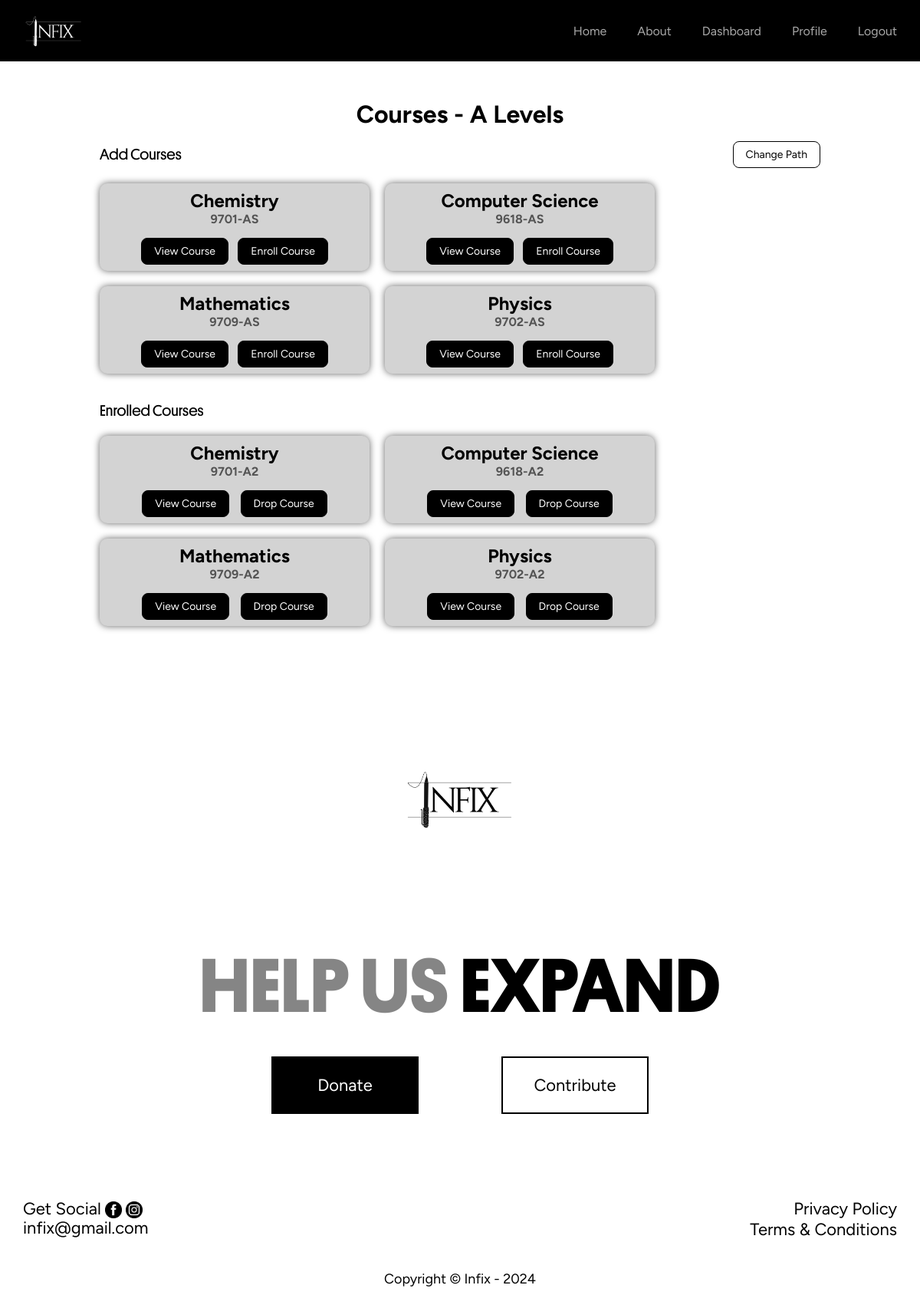
The page /courses (signed in) on the database its author committed.
### tables this page shows
CREATE TABLE paths (
    id INTEGER PRIMARY KEY AUTOINCREMENT,
    name TEXT NOT NULL UNIQUE
);

CREATE TABLE courses (
    id INTEGER PRIMARY KEY AUTOINCREMENT,
    path_id INTEGER NOT NULL,
    name TEXT NOT NULL,
    course_code INTEGER NOT NULL UNIQUE,
    FOREIGN KEY (path_id) REFERENCES paths(id) ON DELETE CASCADE
);

### app.py (the view)
@app.route('/courses')
@login_required
def courses():
    user_id = session['user_id']
    result = db.execute("""
        SELECT paths.name AS user_path
        FROM paths
        JOIN user_paths ON paths.id = user_paths.path_id
        WHERE user_paths.user_id = ?
    """, user_id)
    if result:
        path = result[0]["user_path"]
    else:
        flash("Please select a path to view courses")
        return redirect("/selectpath")
    user_path_id = db.execute("SELECT path_id FROM user_paths WHERE user_id = ?", user_id)[0]["path_id"]
    enrolled_courses = db.execute("""
        SELECT courses.name, courses.course_code
        FROM courses
        JOIN user_courses ON courses.id = user_courses.course_id
        WHERE user_courses.user_id = ?
    """, user_id)
    enrolled = len(enrolled_courses) > 0
    other_courses = db.execute("""
        SELECT courses.name, courses.course_code
        FROM courses
        WHERE courses.id NOT IN (
            SELECT user_courses.course_id
            FROM user_courses
            WHERE user_courses.user_id = ?
        ) AND courses.path_id = ?
    """, user_id, user_path_id)
    to_add = len(other_courses) > 0
    return render_template('courses.html', enrolled_courses=enrolled_courses, other_courses=other_courses, path=path, enrolled = enrolled, to_add = to_add)

### app.py (called while the page is built)
@app.after_request
def after_request(response):
    response.headers["Cache-Control"] = "no-cache, no-store, must-revalidate"
    response.headers["Expires"] = "0"
    response.headers["Pragma"] = "no-cache"
    return response

### helpers.py (called while the page is built)
def login_required(f):
    @wraps(f)
    def decorated_function(*args, **kwargs):
        if session.get("user_id") is None:
            return redirect("/login")
        return f(*args, **kwargs)
    return decorated_function

### templates/courses.html (shortened to what this page needs)
{% extends 'base.html' %}
{% block styles %}
<link rel="stylesheet" href="{{ url_for('static', filename='css/courses.css') }}">
<link href="https://cdn.jsdelivr.net/npm/remixicon@4.3.0/fonts/remixicon.css" rel="stylesheet"/>
{% endblock %}
{% block HomeActive %}inactive{% endblock %}
{% block content %}
<div id="courses-container">
    <div class="header">
        <h1>Courses - <span class="path-name">{{ path }}</span></h1>
    </div>
    <div class="courses">
        {% if enrolled %}
        <div class="enrolled-courses">
            {% if to_add %}
                <div class="head">Enrolled Courses</div>
            {% else %}
                <div class="add-change">
                    <div class="head">Enrolled Courses</div>
                    <div class="change-path"><a href="/changepath"><button class="change">Change Path</button></a></div>
                </div>
            {% endif %}
            <div class="cards-container">
            {% for course in enrolled_courses %}
            <div class="course-card">
                <h3>{{ course.name }} <br> <div class="course-code">{{ course.course_code }}</div></h3>
                <div class="buttons">
                    <a href="/course/{{ course.course_code | replace(' ', '-') }}">
                        <button class="resume">View Course</button>
                    </a>
                    <a href="/dropcourse/{{ course.course_code | replace(' ', '-') }}">
                        <button class="drop">Drop Course</button>
                    </a>
                </div>
            </div>
            {% endfor %}
            </div>
        </div>
        {% endif %}
        {% if to_add %}
        <div class="add-courses">
            <div class="add-change">
                <div class="head">Add Courses</div>
                <div class="change-path"><a href="/changepath"><button class="change">Change Path</button></a></div>
            </div>
            <div class="cards-container">
            {% for course in other_courses %}
            <div class="course-card">
                <h3>{{ course.name }} <br> <div class="course-code">{{ course.course_code }}</div></h3>
                <div class="buttons">
                    <a href="/course/{{ course.course_code | replace(' ', '-') }}">
                        <button class="view">View Course</button>
                    </a>
                    <a href="/enrollcourse/{{ course.course_code | replace(' ', '-') }}">
                        <button class="enroll">Enroll Course</button>
                    </a>
                </div>
            </div>
            {% endfor %}
            </div>
        </div>
        {% endif %}
    </div>
</div>
{% endblock %}

### templates/base.html (shortened to what this page needs)
<html lang="en">
<head>
  <link rel="stylesheet" href="{{ url_for('static', filename='css/styles.css') }}">
  <link href="https://cdn.jsdelivr.net/npm/remixicon@4.3.0/fonts/remixicon.css" rel="stylesheet"/>
  {% block styles %}{% endblock %}
</head>
<body>
  <div id="navbar">
    <div class="navbar-content">
      <a href="#" class="logo"><img src="../static/images/White text, no bg.png" alt="Infix Logo" class="infix-logo-nav"></a>
      <div class="nav">
        <ul class="nav-list">
          <li class="nav-item"><a href="/" class="nav-link" id="{% block HomeActive %}active{% endblock %}">Home</a></li>
          <li class="nav-item"><a href="#" class="nav-link" id="{% block AboutActive %}inactive{% endblock %}">About</a></li>
          {% if session.get('user_id') %}
          <li class="nav-item"><a href="/dashboard" class="nav-link" id="{% block DashboardActive %}inactive{% endblock %}">Dashboard</a></li>
            <li class="nav-item"><a href="/profile" class="nav-link" id="{% block ProfileActive %}inactive{% endblock %}">Profile</a></li>
            <li class="nav-item"><a href="/logout" class="nav-link">Logout</a></li>
          {% else %}
            <li class="nav-item"><a href="/signup" class="nav-link" id="{% block SignUpActive %}inactive{% endblock %}">Get Started</a></li>
            <li class="nav-item"><a href="/login" class="nav-link" id="{% block LogInActive %}inactive{% endblock %}">Log In</a></li>
          {% endif %}
        </ul>
      </div>
    </div>
  </div>
  {% block content %}
  {% endblock %}
  <div id="footer">
    <div class="infix-logo-top">
      <img src="../static/images/Black text, no bg.png" alt="Infix Logo Black" class="infix-logo">
    </div>
    <div class="help-us">
      <p class="help-us-expand"><span class="gray">HELP US</span> <span class="expand">EXPAND</span></p>
      <div class="action-buttons">
        <div class="whitebgBtn-contrast donate"><a href="./">Donate</a></div>
        <div class="whitebgBtn contribute"><a href="./">Contribute</a></div>
      </div>
    </div>
    <div class="links">
      <div class="socials">
        <div class="get-social">
          <span class="social-text">Get Social</span><a href="./"><img class="facebook-icon" src="../static/images/Facebook Icon.png" alt="Facebook Icon"></a><a href="./"><img class="instagram-icon" src="../static/images/Instagram Icon.png" alt="Instagram Icon">
        </div>
        <p class="contact-email">infix@gmail.com</p>
      </div>
      <div class="other-links">
        <a href="./" class="privacy-policy">Privacy Policy</a>
        <br>
        <a href="./" class="tAndc">Terms & Conditions</a>
      </div>
    </div>
  </div>
  <div class="copyright">Copyright © Infix - 2024</div>
</body>
</html>

### static/css/styles.css (style rules this page uses)
html { scroll-behavior: smooth; font-family: "Figtree", sans-serif; }
* { margin: 0; padding: 0; transition: all ease 0.3s; }
body, html { overflow-x: hidden; }
#navbar { box-sizing: border-box; background-color: #000000; position: fixed; top: 0; width: 100%; z-index: 9999; }
ul { list-style: none; }
a { text-decoration: none; color: inherit; }
.navbar-content { display: flex; align-items: center; justify-content: space-between; padding: 0 30px; min-height: 60px; }
.logo { font-size: 22px; color: #ffffff; font-family: 'Platform-Bold'; }
.infix-logo-nav { height: 80px; }
.nav-list { display: flex; column-gap: 40px; }
.nav-link { color: rgba(225,225,225,0.75); font-size: 16px; transition: color 0.4s; }
.whitebgBtn { position: relative; font-family: 'Figtree'; width: 100px; background: none; font-size: 22px; padding: 1em 2em; border: 2px solid black; transition: all ease 0.5s; display: flex; justify-content: center; align-items: center; }
.whitebgBtn a { color: black; text-align: center; display: block; z-index: 1; }
.whitebgBtn::before { content: ''; position: absolute; inset: 0px 8px; border-left: 2px solid transparent; border-right: 2px solid transparent; transition: all ease 0.5s; z-index: 0; }
.whitebgBtn::after { content: ''; position: absolute; inset: 8px 0px; border-top: 2px solid transparent; border-bottom: 2px solid transparent; transition: all ease 0.5s; z-index: 0; }
.whitebgBtn-contrast { position: relative; font-family: 'Figtree'; background-color: black; width: 100px; font-size: 22px; padding: 1em 2em; border: 2px solid black; transition: all ease 0.5s; }
.whitebgBtn-contrast a { color: white; display: flex; justify-content: center; align-items: center; z-index: 1; }
.whitebgBtn-contrast::before { content: ''; position: absolute; inset: 0px 8px; border-left: 2px solid transparent; border-right: 2px solid transparent; transition: all ease 0.5s; z-index: 0; }
.whitebgBtn-contrast::after { content: ''; position: absolute; inset: 8px 0px; border-top: 2px solid transparent; border-bottom: 2px solid transparent; transition: all ease 0.5s; z-index: 0; }
#footer { background-color: #ffffff; padding: 0; display: flex; flex-direction: column; justify-content: space-between; min-height: 85vh; }
.infix-logo-top { display: flex; justify-content:center; }
.infix-logo-top > .infix-logo { width: 150px; height: 150px; }
.help-us { display: flex; flex-direction: column; justify-content: space-between; align-items: center; }
.help-us-expand { font-size: 100px; font-family: 'Platform-Bold'; margin: 30px; }
.gray { color: #858585; }
.action-buttons { display: flex; width: 600px; justify-content: space-around; }
.facebook-icon, .instagram-icon { width: 22px; height: 22px; padding-left: 5px; margin-bottom: -5px; }
.links { font-size: 22px; display: flex; justify-content: space-between; margin: 30px; }
.contact-email { margin-top: -2px; }
.other-links { text-align: right; }
a { text-decoration: none; color: #000000; }
.copyright { display: flex; justify-content: center; padding: 10px; font-size: 18px; color: black; background-color: white; }

### static/css/courses.css (style rules this page uses)
#courses-container { padding: 130px; display: flex; flex-direction: column; justify-content: center; align-items: center; gap: 1em; }
.courses { display: flex; flex-direction: column-reverse; gap: 1em; justify-content: flex-start; }
.enrolled-courses, .add-courses { display: flex; flex-direction: column; }
.enrolled-courses .head, .add-courses .head { font-size: 20px; font-family: 'Platform-Regular'; }
.cards-container { display: flex; flex-wrap: wrap; gap: 20px; margin: 20px 0; justify-content: flex-start; }
.course-code { font-size: 16px; opacity: 60%; }
.course-card h3 { font-size: 24px; }
.course-card { background-color: lightgray; padding: 0.5em 1em; border-radius: 10px; display: flex; flex-direction: column; justify-content: center; align-items: center; gap: 15px; width: 320px; text-align: center; box-shadow: 0 0 10px 0 rgba(0, 0, 0, 0.61); }
.add-change { display: flex; justify-content: space-between; align-items: center; }
.buttons { display: flex; width: 80%; justify-content: space-around; }
button { font-family: "Figtree"; padding: 8px 16px; border: none; outline: none; border-radius: 8px; font-size: 14px; cursor: pointer; border: 1px solid #000; }
button.change { background-color: #fff; color: #000; }
button { background-color: #000; color: #fff; }

### rows shown on the page
paths: name "A Levels"
courses: name "Chemistry", course_code "9701-A2"
courses: name "Computer Science", course_code "9618-A2"
courses: name "Mathematics", course_code "9709-A2"
courses: name "Physics", course_code "9702-A2"
courses: name "Chemistry", course_code "9701-AS"
courses: name "Computer Science", course_code "9618-AS"
courses: name "Mathematics", course_code "9709-AS"
courses: name "Physics", course_code "9702-AS"
